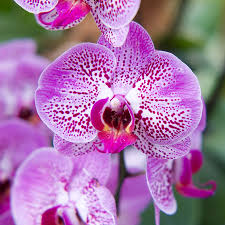
#> input picture Vision Artificial/Actividad en clase 3/Imagenes/Orquideas.jpg, 225 x 225 px, found by its file name
$ python Relieve.py
#> lines starting #> are read from the running program, lines starting #| are printed output that depends on the picture
import cv2
import numpy as np
import matplotlib.pyplot as plt


# Cargar la imagen
image = cv2.imread('Actividad en clase 3/Imagenes/Orquideas.jpg')
#> image is the input picture: shape (225, 225, 3); mean B, G, R 165.4, 116.5, 165.5

# Crear un kernel para el filtro de relieve
emboss_kernel = np.array([[-2, -1, 0],
                          [-1,  1, 1],
                          [ 0,  1, 2]])

# Aplicar el filtro de relieve
embossed_image = cv2.filter2D(image, -1, emboss_kernel)
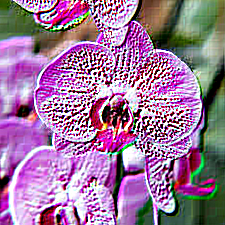
#> embossed_image: shape (225, 225, 3); mean B, G, R 154.4, 119.8, 157.7

# Mostrar la imagen filtrada
# cv2.imshow('Relieve', embossed_image)
# Esperar hasta que se cierre la ventana
# cv2.waitKey(0)
# cv2.destroyAllWindows()

# Guardar la imagen filtrada
cv2.imwrite('Actividad en clase 3/Imagenes/imagen_relieve.jpg', embossed_image)

plt.title('Relieve')
plt.imshow(embossed_image)
plt.axis('off')  # Ocultar los ejes
plt.show()
